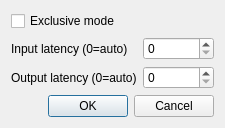
<?xml version="1.0" encoding="UTF-8"?>
<ui version="4.0">
 <class>WasapiConfigDialog</class>
 <widget class="QDialog" name="WasapiConfigDialog">
  <property name="geometry">
   <rect>
    <x>0</x>
    <y>0</y>
    <width>225</width>
    <height>116</height>
   </rect>
  </property>
  <property name="windowTitle">
   <string>Dialog</string>
  </property>
  <layout class="QFormLayout" name="formLayout">
   <item row="1" column="0">
    <widget class="QLabel" name="label">
     <property name="text">
      <string>Input latency (0=auto)</string>
     </property>
    </widget>
   </item>
   <item row="1" column="1">
    <widget class="QSpinBox" name="inputLatency">
     <property name="maximum">
      <number>5000</number>
     </property>
    </widget>
   </item>
   <item row="2" column="0">
    <widget class="QLabel" name="label_2">
     <property name="text">
      <string>Output latency (0=auto)</string>
     </property>
    </widget>
   </item>
   <item row="2" column="1">
    <widget class="QSpinBox" name="outputLatency">
     <property name="maximum">
      <number>5000</number>
     </property>
    </widget>
   </item>
   <item row="3" column="0" colspan="2">
    <widget class="QDialogButtonBox" name="buttonBox">
     <property name="orientation">
      <enum>Qt::Horizontal</enum>
     </property>
     <property name="standardButtons">
      <set>QDialogButtonBox::Cancel|QDialogButtonBox::Ok</set>
     </property>
    </widget>
   </item>
   <item row="0" column="0" colspan="2">
    <widget class="QCheckBox" name="exclusiveMode">
     <property name="text">
      <string>Exclusive mode</string>
     </property>
    </widget>
   </item>
  </layout>
 </widget>
 <resources/>
 <connections>
  <connection>
   <sender>buttonBox</sender>
   <signal>accepted()</signal>
   <receiver>WasapiConfigDialog</receiver>
   <slot>accept()</slot>
   <hints>
    <hint type="sourcelabel">
     <x>248</x>
     <y>254</y>
    </hint>
    <hint type="destinationlabel">
     <x>157</x>
     <y>274</y>
    </hint>
   </hints>
  </connection>
  <connection>
   <sender>buttonBox</sender>
   <signal>rejected()</signal>
   <receiver>WasapiConfigDialog</receiver>
   <slot>reject()</slot>
   <hints>
    <hint type="sourcelabel">
     <x>316</x>
     <y>260</y>
    </hint>
    <hint type="destinationlabel">
     <x>286</x>
     <y>274</y>
    </hint>
   </hints>
  </connection>
 </connections>
</ui>
